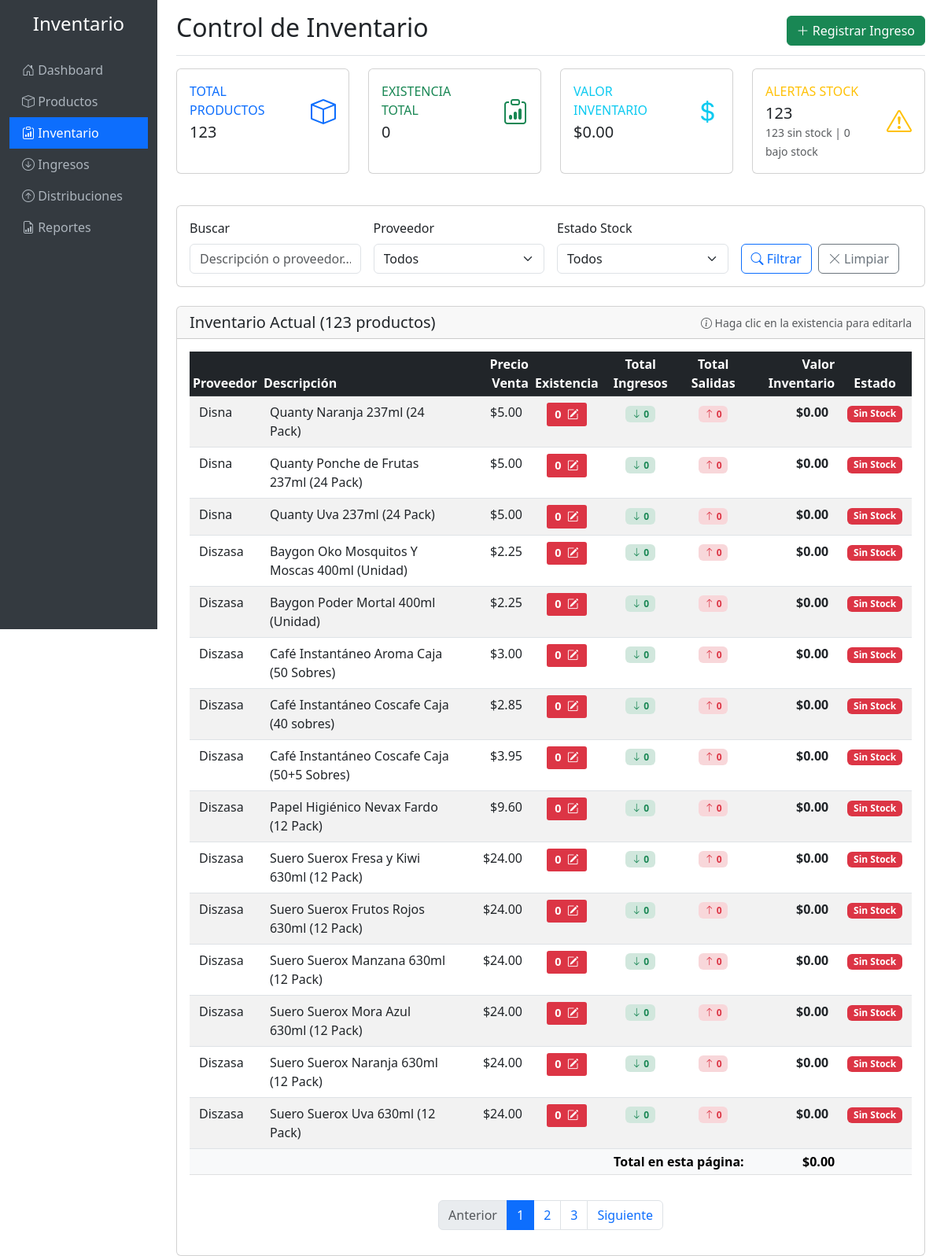
The app's page /inventario.php with its own data.
### tables this page shows
CREATE TABLE productos (
    id INT PRIMARY KEY AUTO_INCREMENT,
    proveedor VARCHAR(255) NOT NULL,
    descripcion TEXT NOT NULL,
    precio_compra DECIMAL(10,2) DEFAULT 0.00 COMMENT 'Último precio de compra registrado',
    precio_venta DECIMAL(10,2) NOT NULL,
    existencia INT DEFAULT 0,
    margen_ganancia DECIMAL(5,2) AS (
        CASE 
            WHEN precio_compra > 0 THEN ((precio_venta - precio_compra) / precio_compra * 100)
            ELSE 0
        END
    ) STORED COMMENT 'Margen de ganancia en porcentaje (calculado automáticamente)',
    fecha_creacion TIMESTAMP DEFAULT CURRENT_TIMESTAMP,
    fecha_actualizacion TIMESTAMP DEFAULT CURRENT_TIMESTAMP ON UPDATE CURRENT_TIMESTAMP,
    INDEX idx_proveedor (proveedor),
    INDEX idx_existencia (existencia)
);

### inventario.php (the view, shortened to what the rows shown need)
<?php
$database = new Database();
$db = $database->getConnection();
$page = isset($_GET['page']) ? (int)$_GET['page'] : 1;
$limit = 15;
$offset = ($page - 1) * $limit;
$where_conditions = [];
$params = [];
$where_clause = !empty($where_conditions) ? "WHERE " . implode(" AND ", $where_conditions) : "";
$query = "SELECT
            p.id,
            p.proveedor,
            p.descripcion,
            p.precio_venta,
            p.existencia,
            p.fecha_creacion,
            p.fecha_actualizacion,
            (p.existencia * p.precio_venta) as valor_inventario,
            (SELECT COALESCE(SUM(di.cantidad), 0)
             FROM detalle_ingresos di
             WHERE di.producto_id = p.id) as total_ingresos,
            (SELECT COALESCE(SUM(dtd.cantidad), 0)
             FROM detalle_tablas_distribucion dtd
             WHERE dtd.producto_id = p.id) as total_salidas
          FROM productos p
          $where_clause
          ORDER BY p.proveedor, p.descripcion
          LIMIT $limit OFFSET $offset";
$stmt = $db->prepare($query);
$stmt->execute($params);
$productos = $stmt->fetchAll();
?>
<!DOCTYPE html>
<html lang="es">
<head>
    <link href="https://cdn.jsdelivr.net/npm/bootstrap@5.3.0/dist/css/bootstrap.min.css" rel="stylesheet">
    <link href="https://cdn.jsdelivr.net/npm/bootstrap-icons@1.10.0/font/bootstrap-icons.css" rel="stylesheet">
</head>
<body>
    <div class="container-fluid">
        <div class="row">
            <main class="col-md-9 ms-sm-auto col-lg-10 px-md-4 main-content">
                <div class="d-flex justify-content-between flex-wrap flex-md-nowrap align-items-center pt-3 pb-2 mb-3 border-bottom">
                    <h1 class="h2">Control de Inventario</h1>
                </div>
                <div class="card">
                    <div class="card-body">
                        <?php if (count($productos) > 0): ?>
                            <div class="table-responsive">
                                <table class="table table-striped table-hover table-sm">
                                    <thead class="table-dark">
                                        <tr>
                                            <th>Proveedor</th>
                                            <th>Descripción</th>
                                            <th class="text-end">Precio Venta</th>
                                            <th class="text-center">Existencia</th>
                                            <th class="text-center">Total Ingresos</th>
                                            <th class="text-center">Total Salidas</th>
                                            <th class="text-end">Valor Inventario</th>
                                            <th class="text-center">Estado</th>
                                        </tr>
                                    </thead>
                                    <tbody>
                                        <?php foreach ($productos as $producto): ?>
                                            <?php
                                            $row_class = '';
                                            if ($producto['existencia'] == 0) {
                                                $row_class = 'row-sin-stock';
                                            } elseif ($producto['existencia'] < 10) {
                                                $row_class = 'row-bajo-stock';
                                            }
                                            ?>
                                            <tr class="<?php echo $row_class; ?>">
                                                <td><?php echo htmlspecialchars($producto['proveedor']); ?></td>
                                                <td>
                                                    <span title="<?php echo htmlspecialchars($producto['descripcion']); ?>">
                                                        <?php echo htmlspecialchars($producto['descripcion']); ?>
                                                    </span>
                                                </td>
                                                <td class="text-end">$<?php echo number_format($producto['precio_venta'], 2); ?></td>
                                                <td class="text-center">
                                                    <span class="existencia-editable badge badge-stock <?php
                                                        echo $producto['existencia'] == 0 ? 'bg-danger' :
                                                             ($producto['existencia'] < 10 ? 'bg-warning text-dark' : 'bg-success');
                                                    ?>"
                                                    data-producto-id="<?php echo $producto['id']; ?>"
                                                    data-existencia-actual="<?php echo $producto['existencia']; ?>"
                                                    data-descripcion="<?php echo htmlspecialchars($producto['descripcion']); ?>"
                                                    title="Clic para editar existencia">
                                                        <?php echo number_format($producto['existencia']); ?>
                                                        <i class="bi bi-pencil-square ms-1"></i>
                                                    </span>
                                                </td>
                                                <td class="text-center">
                                                    <span class="badge bg-success-subtle text-success">
                                                        <i class="bi bi-arrow-down"></i> <?php echo number_format($producto['total_ingresos']); ?>
                                                    </span>
                                                </td>
                                                <td class="text-center">
                                                    <span class="badge bg-danger-subtle text-danger">
                                                        <i class="bi bi-arrow-up"></i> <?php echo number_format($producto['total_salidas']); ?>
                                                    </span>
                                                </td>
                                                <td class="text-end fw-bold">$<?php echo number_format($producto['valor_inventario'], 2); ?></td>
                                                <td class="text-center">
                                                    <?php if ($producto['existencia'] == 0): ?>
                                                        <span class="badge bg-danger">Sin Stock</span>
                                                    <?php elseif ($producto['existencia'] < 10): ?>
                                                        <span class="badge bg-warning text-dark">Bajo Stock</span>
                                                    <?php else: ?>
                                                        <span class="badge bg-success">Normal</span>
                                                    <?php endif; ?>
                                                </td>
                                            </tr>
                                        <?php endforeach; ?>
                                    </tbody>
                                    <tfoot class="table-light">
                                        <tr>
                                            <th colspan="6" class="text-end">Total en esta página:</th>
                                            <th class="text-end">$<?php echo number_format(array_sum(array_column($productos, 'valor_inventario')), 2); ?></th>
                                            <th></th>
                                        </tr>
                                    </tfoot>
                                </table>
                            </div>
                        <?php else: ?>
                            <div class="alert alert-info">
                                <i class="bi bi-info-circle"></i> No se encontraron productos con los criterios especificados.
                            </div>
                        <?php endif; ?>
                    </div>
                </div>
            </main>
        </div>
    </div>
</body>
</html>

### records on screen
productos: proveedor "Disna", descripcion "Quanty Naranja 237ml (24 Pack)", precio_venta "5.00", existencia "0", total_ingresos "0", total_salidas "0", valor_inventario "0.00", shows "Sin Stock"
productos: proveedor "Disna", descripcion "Quanty Ponche de Frutas 237ml (24 Pack)", precio_venta "5.00", existencia "0", total_ingresos "0", total_salidas "0", valor_inventario "0.00", shows "Sin Stock"
productos: proveedor "Disna", descripcion "Quanty Uva 237ml (24 Pack)", precio_venta "5.00", existencia "0", total_ingresos "0", total_salidas "0", valor_inventario "0.00", shows "Sin Stock"
productos: proveedor "Diszasa", descripcion "Baygon Oko Mosquitos Y Moscas 400ml (Unidad)", precio_venta "2.25", existencia "0", total_ingresos "0", total_salidas "0", valor_inventario "0.00", shows "Sin Stock"
productos: proveedor "Diszasa", descripcion "Baygon Poder Mortal 400ml (Unidad)", precio_venta "2.25", existencia "0", total_ingresos "0", total_salidas "0", valor_inventario "0.00", shows "Sin Stock"
productos: proveedor "Diszasa", descripcion "Café Instantáneo Aroma Caja (50 Sobres)", precio_venta "3.00", existencia "0", total_ingresos "0", total_salidas "0", valor_inventario "0.00", shows "Sin Stock"
productos: proveedor "Diszasa", descripcion "Café Instantáneo Coscafe Caja (40 sobres)", precio_venta "2.85", existencia "0", total_ingresos "0", total_salidas "0", valor_inventario "0.00", shows "Sin Stock"
productos: proveedor "Diszasa", descripcion "Café Instantáneo Coscafe Caja (50+5 Sobres)", precio_venta "3.95", existencia "0", total_ingresos "0", total_salidas "0", valor_inventario "0.00", shows "Sin Stock"
productos: proveedor "Diszasa", descripcion "Papel Higiénico Nevax Fardo (12 Pack)", precio_venta "9.60", existencia "0", total_ingresos "0", total_salidas "0", valor_inventario "0.00", shows "Sin Stock"
productos: proveedor "Diszasa", descripcion "Suero Suerox Fresa y Kiwi 630ml (12 Pack)", precio_venta "24.00", existencia "0", total_ingresos "0", total_salidas "0", valor_inventario "0.00", shows "Sin Stock"
productos: proveedor "Diszasa", descripcion "Suero Suerox Frutos Rojos 630ml (12 Pack)", precio_venta "24.00", existencia "0", total_ingresos "0", total_salidas "0", valor_inventario "0.00", shows "Sin Stock"
productos: proveedor "Diszasa", descripcion "Suero Suerox Manzana 630ml (12 Pack)", precio_venta "24.00", existencia "0", total_ingresos "0", total_salidas "0", valor_inventario "0.00", shows "Sin Stock"
productos: proveedor "Diszasa", descripcion "Suero Suerox Mora Azul 630ml (12 Pack)", precio_venta "24.00", existencia "0", total_ingresos "0", total_salidas "0", valor_inventario "0.00", shows "Sin Stock"
productos: proveedor "Diszasa", descripcion "Suero Suerox Naranja 630ml (12 Pack)", precio_venta "24.00", existencia "0", total_ingresos "0", total_salidas "0", valor_inventario "0.00", shows "Sin Stock"
productos: proveedor "Diszasa", descripcion "Suero Suerox Uva 630ml (12 Pack)", precio_venta "24.00", existencia "0", total_ingresos "0", total_salidas "0", valor_inventario "0.00", shows "Sin Stock"

### other values on screen
$stats['total_productos'] "123"
$stats['total_existencia'] "0"
$stats['valor_total_inventario'] "0.00"
$stats['productos_sin_stock'] + $stats['productos_bajo_stock'] "123"
$stats['productos_sin_stock'] "123"
$stats['productos_bajo_stock'] "0"
$total_productos "123"
array_sum(array_column($productos, 'valor_inventario')) "0.00"
